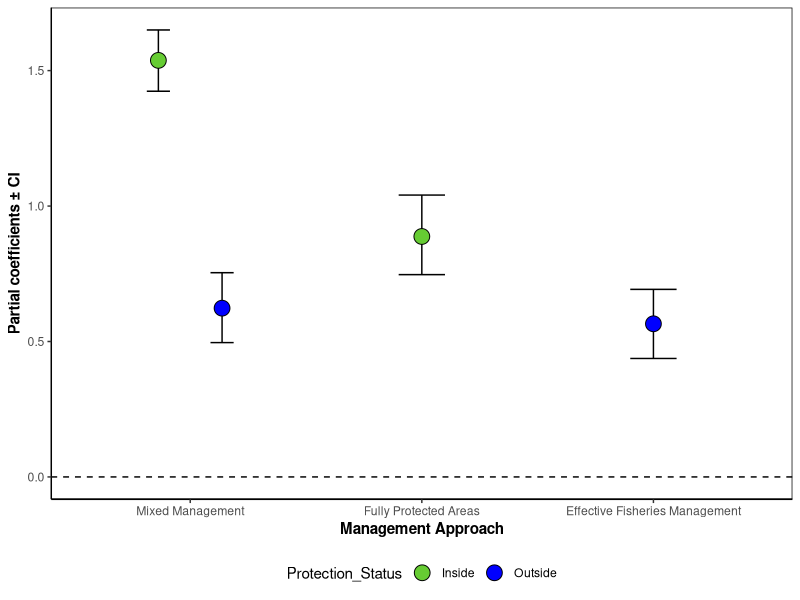

R code for this plot:
library(ggplot2)
library(plyr)

setwd("C:/Users/JordanGoetze/OneDrive - Department of Biodiversity, Conservation and Attractions/Research/Manuscripts/Manuscript_GlobalFinPrint Marine Reserves/Submission/Data")
dir()
coef = read.csv("mm_coefs.csv",header= T,strip.white = T)

#Remove unused categories and rename as plotting select effect sizes only
coef = subset(coef,!X %in% c("visibility","Intercept","mixed_managementMR&Ineffective_FM_Open"))

coef$mr = revalue(coef$X,c("mixed_managementEffective_FM" = "Effective Fisheries Management","mixed_managementMR&Effective_FM_Closed" = "Mixed Management","mixed_managementMR&Effective_FM_Open" = "Mixed Management","mixed_managementMR&Ineffective_FM_Closed" = "Fully Protected Areas"))
coef$mr <- ordered(coef$mr,levels=c("Mixed Management","Fully Protected Areas","Effective Fisheries Management"))

coef$Protection_Status = revalue(coef$X,c("mixed_managementEffective_FM" = "Outside","mixed_managementMR&Effective_FM_Closed" = "Inside","mixed_managementMR&Effective_FM_Open" = "Outside","mixed_managementMR&Ineffective_FM_Closed" = "Inside")) 

# Pre sets for plot
dodge <- position_dodge(0.55)
ggplot <- function(...) { ggplot2::ggplot(...) + theme_bw() } 
PaletteFill<- scale_fill_manual(values=c("#66CC33","#0000FF"))
PaletteColour<- scale_colour_manual(values=c("#339900","#0000FF"))
PaletteShape <-  scale_shape_manual(values=c(18,16))

#Create labels
mrlabels = c("(a) FPAs & Fisheries Management","(b) Fisheries Management Only")
names(mrlabels) <- c("NTMRs & Fisheries Management","Fisheries Management Only")

#create plot

Plot<-ggplot(coef, aes(y=Estimate, x= mr))+
  geom_errorbar(aes(fill = Protection_Status,ymin = Q2.5, ymax = Q97.5),position = dodge,width = 0.2)+
  geom_point(aes(fill = Protection_Status),position = dodge,size=5,shape = 21)+
  geom_hline(yintercept = 0,linetype = "dashed")+
  PaletteColour+
  PaletteFill+
  theme(strip.text.y = element_text(size = 10),
        strip.background = element_blank(),
        axis.title=element_text(face="bold"), 
        strip.text.x = element_text(face="bold",size =10),
        panel.grid.major = element_blank(),
        panel.grid.minor = element_blank(),
        legend.key = element_blank(),  
        legend.position = "bottom",
        axis.line = element_line(colour = 'black'),
        panel.border = element_rect(colour = "black"))+
  ylab("Partial coefficients ± CI")+
  xlab("Management Approach")

Plot

#Combine Figure a and b together in powerpoint and draw in lines for how effects are calculated

